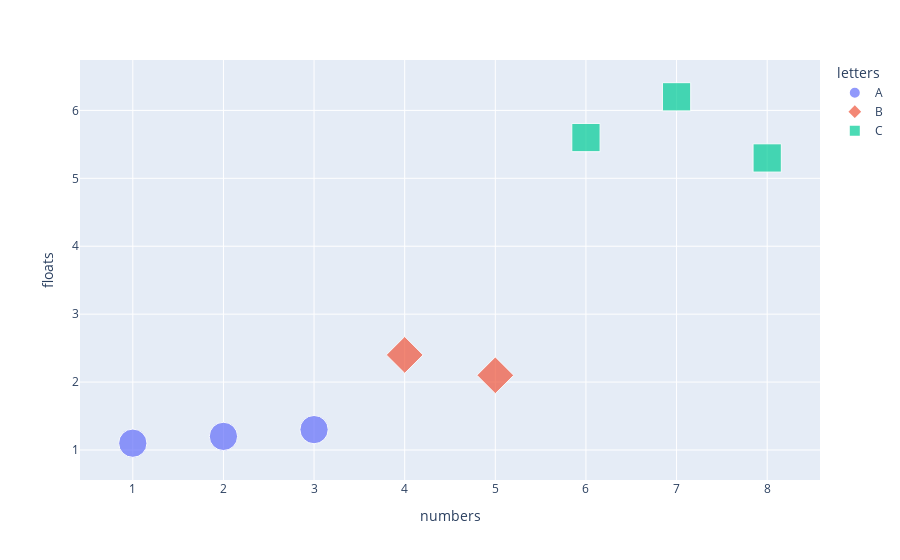

This figure's notebook cell:
### Code cell
px.scatter(df,
          x='numbers',
          y='floats',
          color='letters',
          symbol='letters',
          size=[35]*8)

### Figure 1 — Plotly figure (JSON) as saved in the notebook; plotly's stock layout.template omitted (floating-point values rounded to 4 significant figures)
{"data": [{"hovertemplate": "letters=A<br>numbers=%{x}<br>floats=%{y}<br>size=%{marker.size}<extra></extra>", "legendgroup": "A", "marker": {"color": "#636efa", "size": [35, 35, 35], "sizemode": "area", "sizeref": 0.0875, "symbol": "circle"}, "mode": "markers", "name": "A", "orientation": "v", "showlegend": true, "type": "scatter", "x": [1, 2, 3], "xaxis": "x", "y": [1.1, 1.2, 1.3], "yaxis": "y"}, {"hovertemplate": "letters=B<br>numbers=%{x}<br>floats=%{y}<br>size=%{marker.size}<extra></extra>", "legendgroup": "B", "marker": {"color": "#EF553B", "size": [35, 35], "sizemode": "area", "sizeref": 0.0875, "symbol": "diamond"}, "mode": "markers", "name": "B", "orientation": "v", "showlegend": true, "type": "scatter", "x": [4, 5], "xaxis": "x", "y": [2.4, 2.1], "yaxis": "y"}, {"hovertemplate": "letters=C<br>numbers=%{x}<br>floats=%{y}<br>size=%{marker.size}<extra></extra>", "legendgroup": "C", "marker": {"color": "#00cc96", "size": [35, 35, 35], "sizemode": "area", "sizeref": 0.0875, "symbol": "square"}, "mode": "markers", "name": "C", "orientation": "v", "showlegend": true, "type": "scatter", "visible": true, "x": [6, 7, 8], "xaxis": "x", "y": [5.6, 6.2, 5.3], "yaxis": "y"}], "layout": {"autosize": true, "legend": {"itemsizing": "constant", "title": {"text": "letters"}, "tracegroupgap": 0}, "margin": {"t": 60}, "xaxis": {"anchor": "y", "autorange": true, "domain": [0, 1], "range": [0.2719, 8.728], "title": {"text": "numbers"}, "type": "linear"}, "yaxis": {"anchor": "x", "autorange": true, "domain": [0, 1], "range": [0.4545, 6.846], "title": {"text": "floats"}, "type": "linear"}}}
